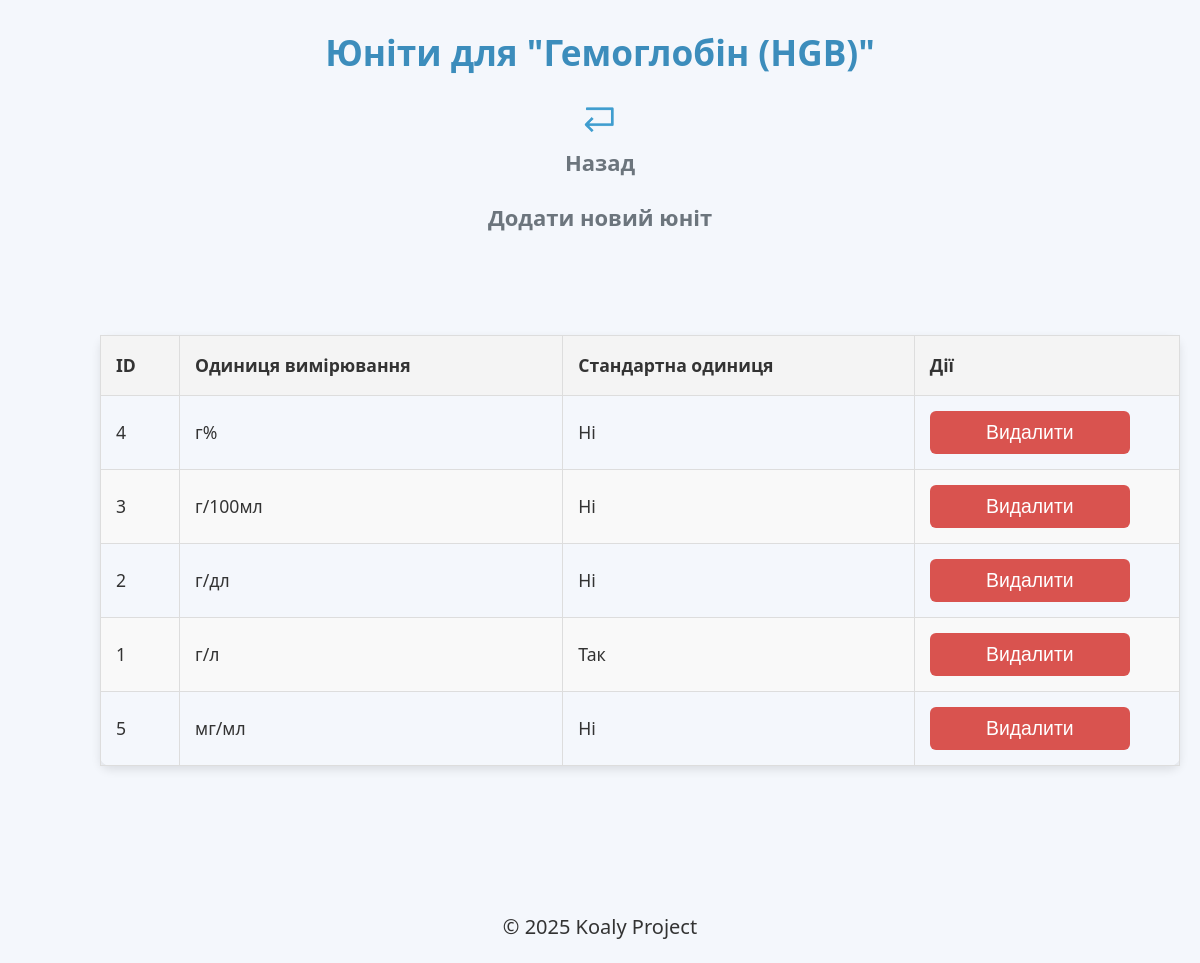
The app's page /units/1 with its own data.
### medicalgrouplibrary/database.py (models this page shows)
class StandardName(Base):
    __tablename__ = "standard_names"
    id = Column(Integer, primary_key=True, index=True)
    name = Column(String, unique=True, nullable=False)
    standard_unit_id = Column(Integer, ForeignKey("units.id"), nullable=True)  # Зв'язок зі стандартною одиницею
    units = relationship("Unit", back_populates="standard_name", foreign_keys="[Unit.standard_name_id]")
    unit_conversions = relationship("UnitConversion", back_populates="standard_name",
                                    foreign_keys="[UnitConversion.standard_name_id]")
    synonyms = relationship("AnalysisSynonym", back_populates="standard_name")

class Unit(Base):
    __tablename__ = "units"
    id = Column(Integer, primary_key=True, index=True)
    unit = Column(String, nullable=False)  # Назва одиниці
    standard_name_id = Column(Integer, ForeignKey("standard_names.id"), nullable=False)
    is_standard = Column(Boolean, default=False)  # Чи є ця одиниця стандартною для аналізу
    standard_name = relationship("StandardName", back_populates="units", foreign_keys=[standard_name_id])
    __table_args__ = (
        UniqueConstraint("standard_name_id", "unit", name="unique_standard_name_unit_constraint"),
    )

### routes/units.py (the view)
@router.get("/units/{standard_name_id}", response_class=HTMLResponse)
async def get_units(request: Request, standard_name_id: int, db: Session = Depends(get_db)):
    standard_name = db.query(StandardName).filter_by(id=standard_name_id).first()
    if not standard_name:
        raise HTTPException(status_code=404, detail="Стандартне ім'я не знайдено.")
    units = get_units_for_standard_name(standard_name_id)
    return templates.TemplateResponse("units_list.html", {
        "request": request,
        "standard_name": standard_name,
        "units": units
    })

### templates/units_list.html (shortened to what this page needs)
{% extends "components/base.html" %}
{% block header %}Юніти для "{{ standard_name.name }}"{% endblock %}
{% block content %}
        <p align="center">
        <a href="/units"><img src="/static/back.png" width="3%"><br>Назад</a>
    </p>
    <p align="center">
    <a href="/add_unit/{{ standard_name.id }}">Додати новий юніт</a>
</p>
<table border="1">
    <thead>
        <tr>
            <th>ID</th>
            <th>Одиниця вимірювання</th>
            <th>Стандартна одиниця</th>
            <th>Дії</th>
        </tr>
    </thead>
    <tbody>
        {% for unit in units %}
            <tr>
                <td>{{ unit.id }}</td>
                <td>{{ unit.unit }}</td>
                <td>{% if unit.is_standard %} Так {% else %} Ні {% endif %}</td>
                <td>
                    <form method="post" action="/delete_unit/{{ unit.id }}" class="form-delete" style="display: inline;">
                        <button type="submit" class="btn-delete">Видалити</button>
                    </form>
                </td>
            </tr>
        {% else %}
            <tr>
                <td colspan="4">Немає юнітів для відображення.</td>
            </tr>
        {% endfor %}
    </tbody>
</table>
{% endblock %}

### static/styles.css (style rules this page uses)
body { font-family: 'Segoe UI', Tahoma, Geneva, Verdana, sans-serif; margin: 0; padding: 0; background-color: #f4f7fc; color: #333; line-height: 1.6; }
a { color: #007bff; text-decoration: none; font-weight: bold; transition: color 0.3s ease, transform 0.2s ease; }
p { font-size: 20px; }
p a { color: #6c757d; font-size: 1.1em; }
form { background-color: #fff; padding: 10px; border-radius: 10px; margin-bottom: 30px; width: 100%; max-width: 600px; margin-left: auto; margin-right: auto; }
.form-delete { background-color: transparent; padding: 0; border-radius: 0; margin: 0; width: auto; max-width: none; }
form button { width: 100%; padding: 12px; background-color: #007bff; color: white; border: none; border-radius: 6px; cursor: pointer; font-size: 1.2em; transition: background-color 0.3s ease, transform 0.2s ease; }
table { width: 90%; align:center; margin: 100px; border-collapse: collapse; margin: 20px background-color: #fff; border-radius: 10px; box-shadow: 0 4px 10px rgba(0, 0, 0, 0.1); }
table th, table td { border: 1px solid #ddd; padding: 15px; text-align: left; font-size: 1.1em; }
table th { background-color: #f4f4f4; color: #333; }
table tr:nth-child(even) { background-color: #f9f9f9; }
button, .btn-delete, .btn-edit { padding: 10px 20px; cursor: pointer; border-radius: 6px; font-size: 1.1em; transition: background-color 0.3s ease, transform 0.2s ease; display: inline-block; margin-right: 12px; }
.btn-delete { background-color: #d9534f; color: white; border: none; max-width: 200px; }

### records on screen
StandardName: name "Гемоглобін (HGB)"
Unit: id "4", unit "г%", shows "Ні"
Unit: id "3", unit "г/100мл", shows "Ні"
Unit: id "2", unit "г/дл", shows "Ні"
Unit: id "1", unit "г/л", shows "Так"
Unit: id "5", unit "мг/мл", shows "Ні"
